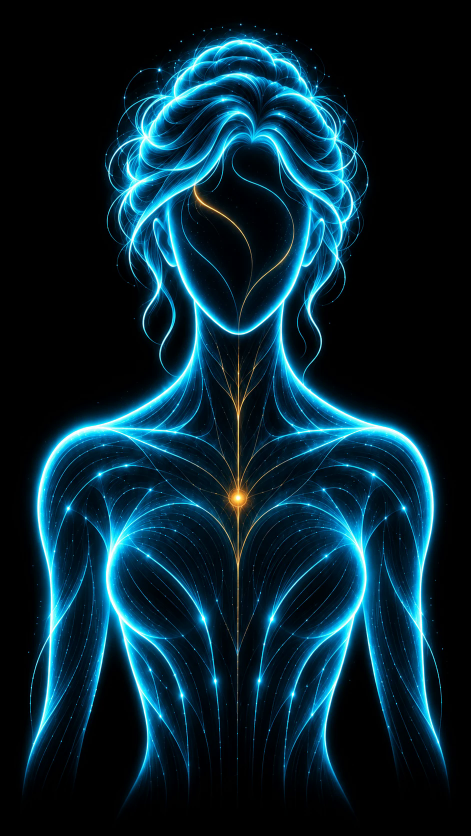
#> input picture docs/validation/n7-reference-pack/N7-listening-supplied.png, 941 x 1672 px (shown at 1/2 size)
$ python prepare_mood_art.py --out out.png
#> lines starting #> are read from the running program, lines starting #| are printed output that depends on the picture
#!/usr/bin/env python3
"""Align the owner's approved mood images to the approved idle frame.

The supplied Listening/Thinking/Speaking images are 941x1672 (9:16) with the
figure drawn slightly taller than the 320x480 (2:3) idle. Each is scaled
uniformly, squashed vertically where measured necessary, shifted, and placed
on the idle's black frame. Nothing is redrawn. The fits were found by maximum
outline correlation with the idle (see docs/validation/n7-reference-pack).
"""
import argparse, hashlib, pathlib, subprocess, tempfile
from PIL import Image

HERE = pathlib.Path(__file__).resolve().parent
PACK = HERE.parents[1] / "docs/validation/n7-reference-pack"
W, H = 320, 480
# name: (supplied file, scale, vertical squash, dx units, dy units at 160x240)
FITS = {
    "listening": ("N7-listening-supplied.png", .98, .92, 0, -2),
    "thinking": ("N7-thinking-supplied.png", .98, 1.0, 0, -12),
    "speaking": ("N7-speaking-supplied.png", .96, .92, 0, -2),
}


def main():
    ap = argparse.ArgumentParser(); ap.add_argument("--out", required=True); args = ap.parse_args()
    out = pathlib.Path(args.out); out.mkdir(parents=True, exist_ok=True)
    for name, (src, s, sy, dx, dy) in FITS.items():
        u = Image.open(PACK / src).convert("RGB"); w, h = u.size
#> in main, u is the input picture: PIL image 941x1672 RGB; mean R, G, B 7.8, 37.1, 49.9
#> after `w, h = u.size`: w = 941; h = 1672
        nw, nh = round(W * s), round(W * s * sy * h / w)
#> nw = 314; nh = 513
        im = u.resize((nw, nh), Image.LANCZOS)
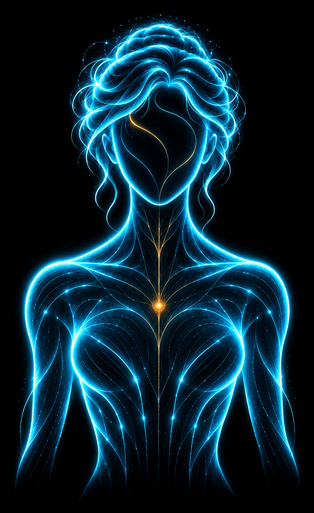
#> im: PIL image 314x513 RGB; mean R, G, B 8.1, 37.1, 49.9
        frame = Image.new("RGB", (W, H)); frame.paste(im, (round((W - nw) / 2 + dx * 2), round(dy * 2)))
#> after `frame = Image.new('RGB', (W, H))`: frame: PIL image 320x480 RGB; every value is 0
#> after `frame.paste(im, (round((W - nw) / 2 + dx * 2), round(dy * 2)))`:
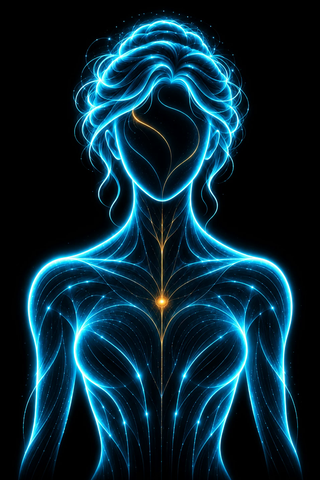
#> frame: PIL image 320x480 RGB; mean R, G, B 8.4, 38.9, 52.2
        target = out / f"n7-mood-{name}-v1.webp"
        with tempfile.TemporaryDirectory() as tmp:
            png = pathlib.Path(tmp) / "m.png"; frame.save(png)
            subprocess.run(["ffmpeg", "-loglevel", "error", "-y", "-i", str(png), "-c:v", "libwebp", "-lossless", "1", str(target)], check=True)
#> (this line was passed over: subprocess is not available in this run)
#> (the run stopped early here; a loop or call above may not have finished)

$ run again, with docs/validation/n7-reference-pack/N7-front-3d-supplied.png copied over docs/validation/n7-reference-pack/N7-listening-supplied.png
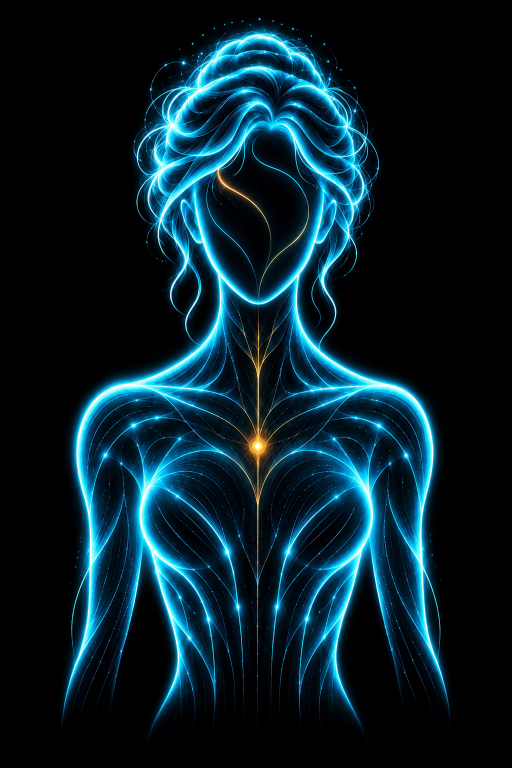
#> input picture docs/validation/n7-reference-pack/N7-front-3d-supplied.png, 1024 x 1536 px (shown at 1/2 size)
#> in main, u is the input picture: PIL image 1024x1536 RGB; mean R, G, B 7.5, 32.3, 42.3
#> in main, `im = u.resize((nw, nh), Image.LANCZOS)`:
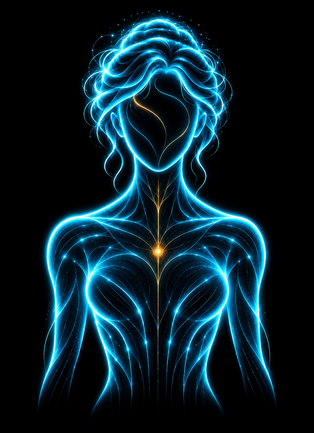
#> im: PIL image 314x433 RGB; mean R, G, B 7.7, 32.3, 42.3
#> frame: PIL image 320x480 RGB; every value is 0
#> in main, `frame.paste(im, (round((W - nw) / 2 + dx * 2), round(dy * 2)))`:
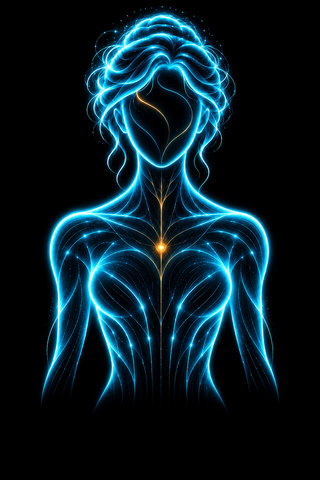
#> frame: PIL image 320x480 RGB; mean R, G, B 6.8, 28.6, 37.4

$ run again, with docs/validation/n7-reference-pack/N7-profile-supplied.png copied over docs/validation/n7-reference-pack/N7-listening-supplied.png
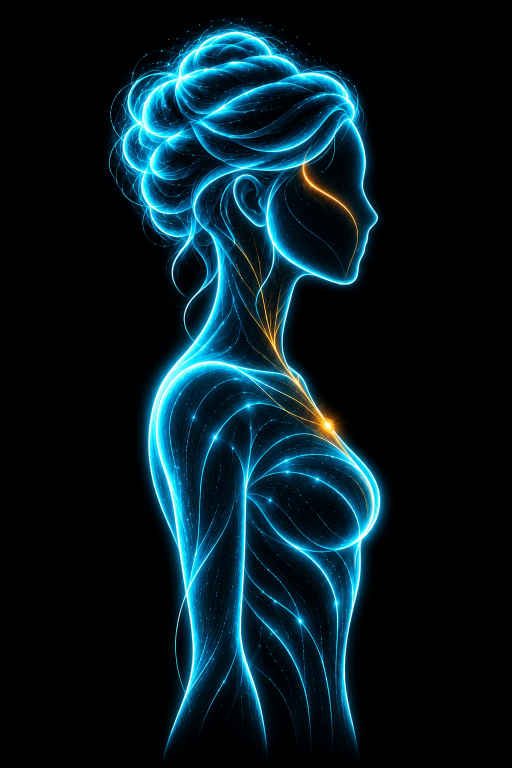
#> input picture docs/validation/n7-reference-pack/N7-profile-supplied.png, 1024 x 1536 px (shown at 1/2 size)
#> in main, u is the input picture: PIL image 1024x1536 RGB; mean R, G, B 6.3, 26.5, 33.9
#> in main, `im = u.resize((nw, nh), Image.LANCZOS)`:
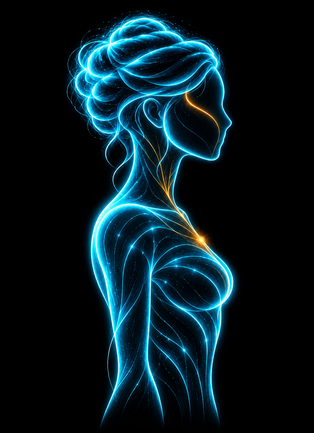
#> im: PIL image 314x433 RGB; mean R, G, B 6.5, 26.5, 33.9
#> frame: PIL image 320x480 RGB; every value is 0
#> in main, `frame.paste(im, (round((W - nw) / 2 + dx * 2), round(dy * 2)))`:
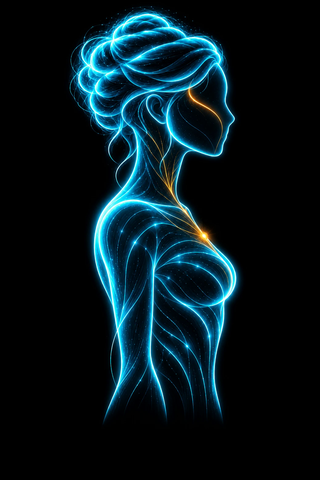
#> frame: PIL image 320x480 RGB; mean R, G, B 5.7, 23.4, 30

$ run again, with docs/validation/n7-reference-pack/moods-aligned-to-idle.jpg saved as docs/validation/n7-reference-pack/N7-listening-supplied.png
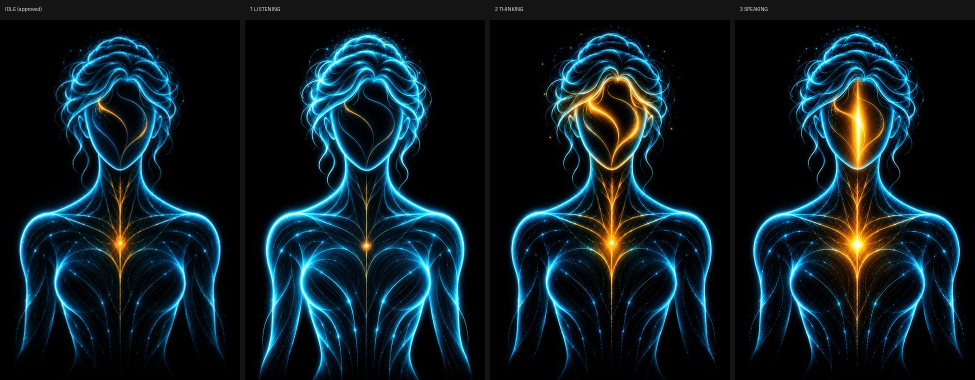
#> input picture docs/validation/n7-reference-pack/moods-aligned-to-idle.jpg, 1950 x 760 px (shown at 1/2 size)
#> in main, u is the input picture: PIL image 1950x760 RGB; mean R, G, B 13.1, 29, 35.4
#> in main, `im = u.resize((nw, nh), Image.LANCZOS)`:
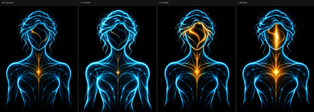
#> im: PIL image 314x112 RGB; mean R, G, B 13.4, 29.1, 35.5
#> frame: PIL image 320x480 RGB; every value is 0
#> in main, `frame.paste(im, (round((W - nw) / 2 + dx * 2), round(dy * 2)))`:
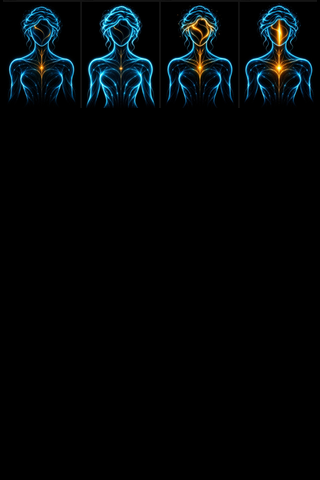
#> frame: PIL image 320x480 RGB; mean R, G, B 2.9, 6.5, 7.9
